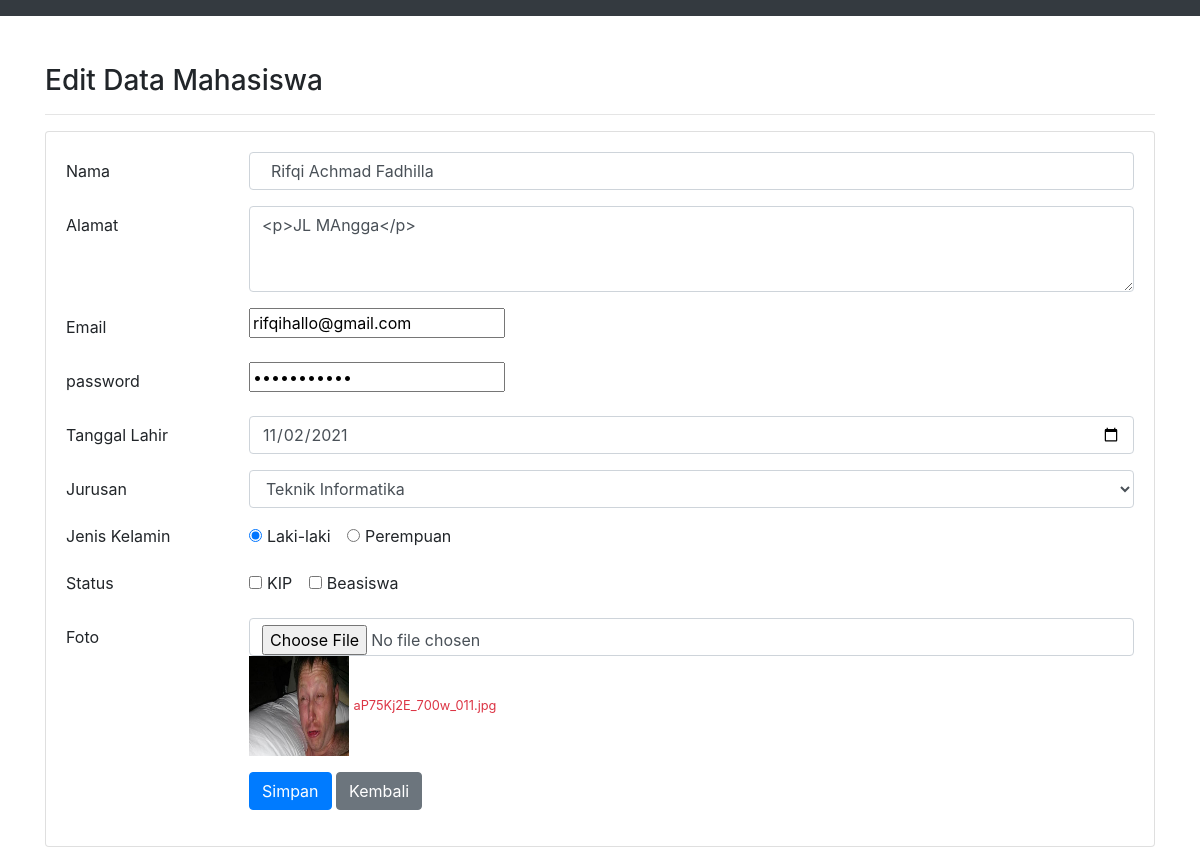
The page /C_siswa/edit/28 on the database its author committed.
### tables this page shows
CREATE TABLE `siswa` (
  `id_siswa` int(64) NOT NULL,
  `nama` varchar(255) NOT NULL,
  `alamat` varchar(255) NOT NULL,
  `email` varchar(255) NOT NULL,
  `password` varchar(255) NOT NULL,
  `tgl_lhr` varchar(255) NOT NULL,
  `jurusan` varchar(255) NOT NULL,
  `gender` varchar(255) NOT NULL,
  `ststus` varchar(255) NOT NULL,
  `foto` varchar(255) NOT NULL
);

### application/controllers/C_siswa.php (called while the page is built, shortened)
<?php
class C_siswa extends CI_Controller
{
    public function __construct()
    {
        $this->load->model("M_siswa");
    }
    public function edit($id = null)
    {
         $data = $this->input->post();
        $Mahasiswa = $this->M_siswa;
        $data["title"] = "Edit Data Mahasiswa";
        $data["data_mahasiswa"] = $Mahasiswa->getById($id);
        $this->load->view('templates/header', $data);
        $this->load->view('templates/menu');
        $this->load->view('siswa/edit', $data);
        $this->load->view('templates/footer');
    }
}

### index.php (called while the page is built, shortened)
<?php
require_once BASEPATH.'core/CodeIgniter.php';

### application/models/M_siswa.php (called while the page is built, shortened)
<?php
class M_siswa extends CI_Model
{
    private $table = 'siswa';
    public function getById($id)
    {
        return $this->db->get_where($this->table, ["id_siswa" => $id])->row();
    }
}

### application/views/siswa/edit.php (the view, shortened to what this page needs)
<div class="container pt-5">
    <h3><?= $title ?></h3>
    <hr>
    <div class="row">
        <div class="col-md-12">
            <div class="card">
                <div class="card-body">
                    <form method="POST" action="<?php echo site_url('C_siswa/edit'); ?>" enctype="multipart/form-data">
                        <div class="form-group row">
                            <label for="nama" class="col-sm-2 col-form-label">Nama</label>
                            <div class="col-sm-10">
                                <input type="text" class="form-control" id="nama" name="nama" value="  <?= $data_mahasiswa->nama; ?>">
                            </div>
                        </div>
                        <div class="form-group row">
                            <label for="alamat" class="col-sm-2 col-form-label">Alamat</label>
                            <div class="col-sm-10">
                                <textarea class="form-control" id="alamat" name="alamat" rows="3"><?= $data_mahasiswa->alamat; ?></textarea>
                            </div>
                        </div>
                        <div class="form-group row">
                            <label for="email" class="col-sm-2 col-form-label">Email</label>
                            <div class="col-sm-10">
                                <input type="email" id="email" name="email" value="<?= $data_mahasiswa->email; ?>">
                            </div>
                        </div>
                        <div class="form-group row">
                            <label for="password" class="col-sm-2 col-form-label">password</label>
                            <div class="col-sm-10">
                                <input type="password" id="password" name="password" value=" <?= $data_mahasiswa->password; ?>">
                            </div>
                        </div>
                        <div class="form-group row">
                            <label for="tgl_lhr" class="col-sm-2 col-form-label">Tanggal Lahir</label>
                            <div class="col-sm-10">
                                <input type="date" class="form-control" id="tgl_lhr" name="tgl_lhr" value="<?= $data_mahasiswa->tgl_lhr; ?>">
                            </div>
                        </div>
                        <div class="form-group row">
                            <label for="jurusan" class="col-sm-2 col-form-label">Jurusan</label>
                            <div class="col-sm-10">
                                <select class="form-control" id="jurusan" name="jurusan">
                                    <option value="Teknik Informatika" <?php if ($data_mahasiswa->jurusan == "Teknik Informatika") : echo "selected";
                                                                        endif; ?>>Teknik Informatika</option>
                                </select>
                            </div>
                        </div>
                        <fieldset class="form-group">
                            <div class="row">
                                <legend class="col-form-label col-sm-2 pt-0">Jenis Kelamin</legend>
                                <div class="col-sm-10">
                                    <div class="form-check form-check-inline">
                                        <input class="form-check-input" type="radio" id="gender" name="gender" value="Laki-laki" <?php if ($data_mahasiswa->gender == "Laki-laki") : echo "checked";
                                                                                                                                    endif; ?>>
                                        <label class="form-check-label" for="gender">
                                            Laki-laki
                                        </label>
                                    </div>
                                    <div class="form-check form-check-inline">
                                        <input class="form-check-input" type="radio" id="gender2" name="gender" value="Perempuan" <?php if ($data_mahasiswa->gender == "Perempuan") : echo "checked";
                                                                                                                                    endif; ?>>
                                        <label class="form-check-label" for="gender2">
                                            Perempuan
                                        </label>
                                    </div>
                                </div>
                            </div>
                        </fieldset>
                        <fieldset class="form-group">
                            <div class="row">
                                <legend class="col-form-label col-sm-2 pt-0">Status</legend>
                                <div class="col-sm-10">
                                    <div class="form-check form-check-inline">
                                        <input class="form-check-input" type="checkbox" id="ststus" name="ststus" value="KIP" <?php if (set_value('ststus') == "KIP") : echo "checked";
                                                                                                                                endif; ?>>
                                        <label class="form-check-label" for="ststus">
                                            KIP
                                        </label>
                                    </div>
                                    <div class="form-check form-check-inline">
                                        <input class="form-check-input" type="checkbox" id="ststus2" name="ststus" value="Beasiswa" <?php if (set_value('ststus') == "Beasiswa") : echo "checked";
                                                                                                                                    endif; ?>>
                                        <label class="form-check-label" for="ststus2">
                                            Beasiswa
                                        </label>
                                    </div>
                                </div>
                            </div>
                        </fieldset>
                        <div class="form-group row">
                            <label class="col-sm-2 col-form-label">Foto</label>
                            <div class="col-sm-10">
                                <input type="file" class="form-control" id="foto" name="foto" value="<?= $data_mahasiswa->foto; ?>">
                                <td><img src="<?php echo base_url('img/') . $data_mahasiswa->foto; ?>" width="100px" height="100px"></td>
                                <small class="text-danger">
                                    <th><?php echo  $data_mahasiswa->foto; ?></th>
                                </small>
                            </div>
                        </div>
                        <div class="form-group row">
                            <div class="col-sm-10 offset-md-2">
                                <button type="submit" class="btn btn-primary">Simpan</button>
                                <a class="btn btn-secondary" href="javascript:history.back()">Kembali</a>
                            </div>
                        </div>
                    </form>
                </div>
            </div>
        </div>
    </div>
</div>

### application/views/templates/header.php (shortened to what this page needs)
<!DOCTYPE html>
<html lang="en">
<head>
    <link rel="stylesheet" href="https://maxcdn.bootstrapcdn.com/bootstrap/4.5.2/css/bootstrap.min.css">
    <link rel="stylesheet" href="https://cdnjs.cloudflare.com/ajax/libs/font-awesome/5.15.3/css/all.min.css" />
    <link rel="stylesheet" href="https://cdn.datatables.net/1.10.24/css/dataTables.bootstrap4.min.css">
</head>
<body>

### application/views/templates/menu.php
<nav class="navbar navbar-expand-md bg-dark navbar-dark">
</nav>

### application/views/templates/footer.php
</body>
</html>

### rows shown on the page
siswa: nama "Rifqi Achmad Fadhilla", alamat "<p>JL MAngga</p>", email "rifqihallo@gmail.com", tgl_lhr "11/02/2021", jurusan "Teknik Informatika", gender "☑ Laki-laki", gender "☐ Perempuan", foto (picture), foto "aP75Kj2E_700w_011.jpg"

### other values the page prints
$title "Edit Data Mahasiswa"
